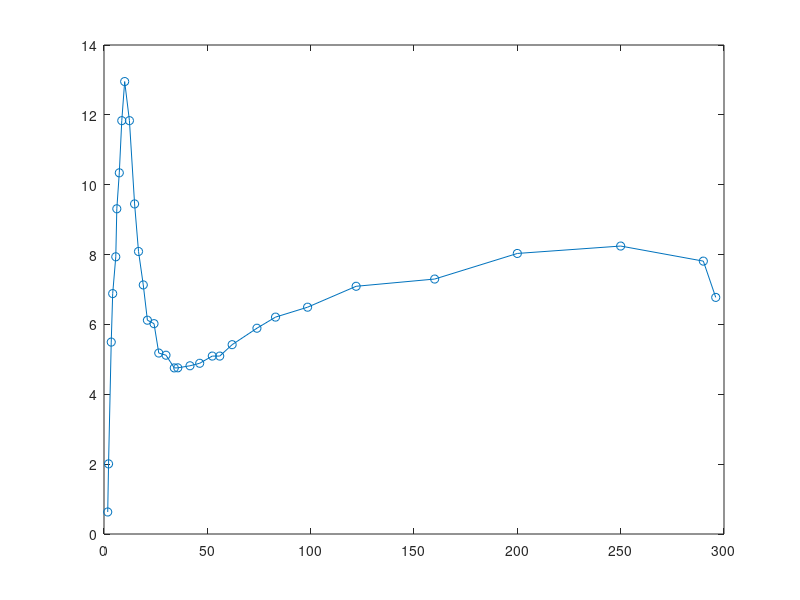

Reproduce this figure in MATLAB. (Note: this script raises an error after producing the figure.)
%F = @(x) BPPDistribution(x, {300, 1E-9, 2, 0, 10, 0, 1E7})
T1vsT = load('sample.dat');
T = T1vsT(:,1);
T1 = T1vsT(:,2);
InvT1 = 1 ./ T1;

figure (1);
clf; % Clear the last figure (in this case figure 1)

plot(T,InvT1,'-o');


initial_tau0 = 2E-12;
initial_DPos = 130;
initial_DWidth = 5;
initial_Ampl = 7E8;
H = 0.5; %Tesla

t = [1E-12 1 1 1E8];
p0 = [initial_tau0 initial_DPos initial_DWidth initial_Ampl] ./ t;


omegaL = 42.576E6*2*pi*H;


F = @(p,xdata)BPPDistribution(xdata,p(1)*t(1),p(2)*t(2),p(3)*t(3),0,p(4)*t(4),omegaL);

T_subset = T(1:20);
InvT1_subset = InvT1(1:20);

[p,resnorm,~,exitflag,output] = lsqcurvefit(F,p0,T_subset,InvT1_subset);

p .* t

BestFit = BPPDistribution(T,p(1)*t(1),p(2)*t(2),p(3)*t(3),0,p(4)*t(4),omegaL);

hold on;
plot( T, BestFit, '-', 'Color', 'red');
